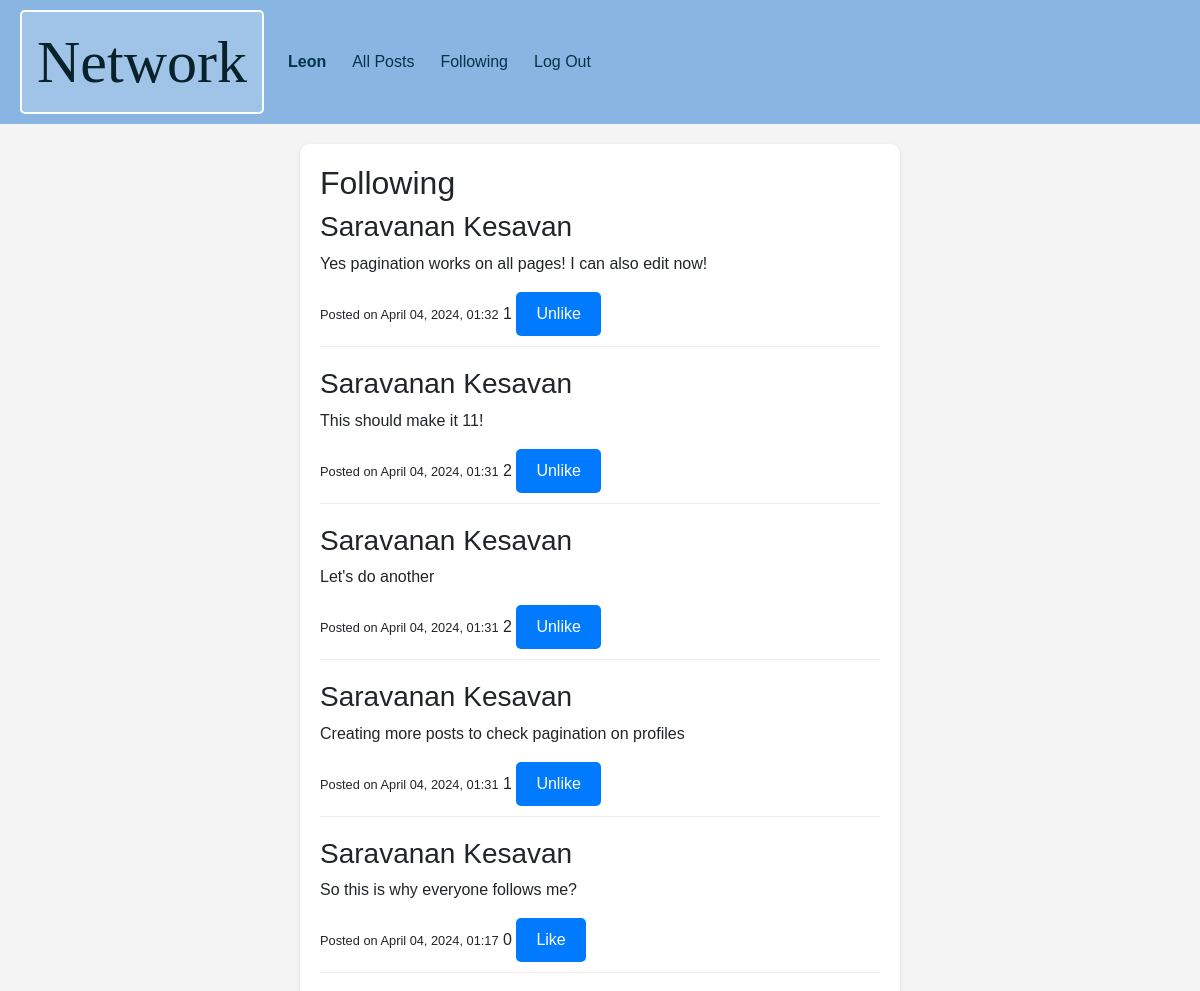
The app's page /following (signed in, upper part), older data.
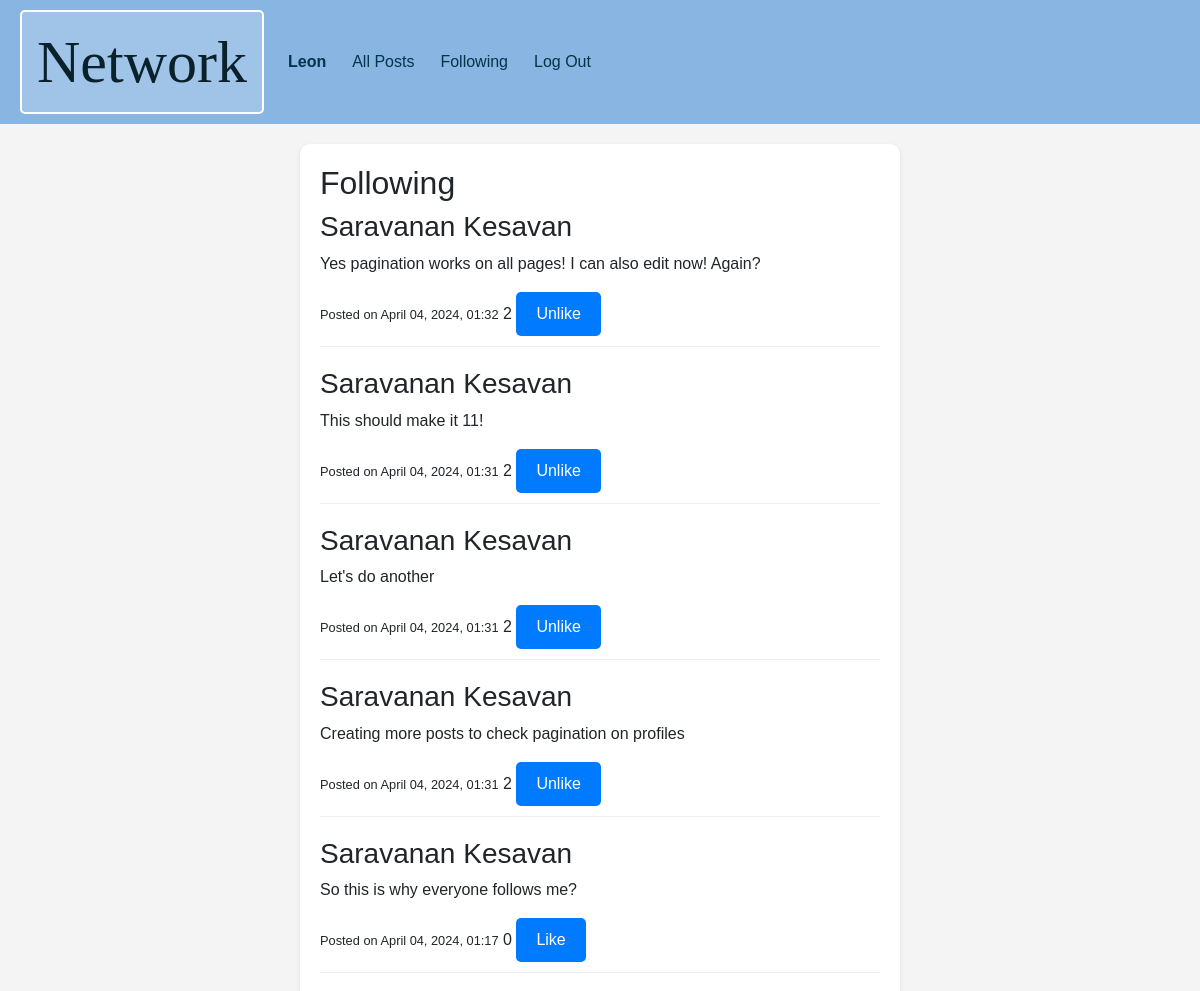
The same page, newer data.
### network/models.py (models this page shows, shortened)
class Post(models.Model):
    content = models.TextField()
    creator = models.ForeignKey(User, on_delete=models.CASCADE, related_name="posts")
    timestamp = models.DateTimeField(auto_now_add=True)
    likes = models.ManyToManyField(User, related_name="liked_posts", blank=True)

class User(AbstractUser):
    followers = models.ManyToManyField('self', symmetrical=False, related_name='following', blank=True)

### network/views.py (the view)
# urls.py: path("following", views.following, name="following"),
@login_required
def following(request):
    user = request.user
    following_users = user.following.all()
    posts_list = Post.objects.filter(creator__in=following_users).order_by('-timestamp')
    paginator = Paginator(posts_list, 10)  # Show 10 posts per page
    page_number = request.GET.get('page')
    posts = paginator.get_page(page_number)
    return render(request, 'network/following.html', {'posts': posts})

### network/templates/network/following.html (shortened to what this page needs)
{% extends "network/layout.html" %}
{% block body %}
    <div class="container">
        <h2>Following</h2>
        {% if posts %}
            {% for post in posts %}
                <div class="post">
                    <h3>{{ post.creator.username }}</h3>
                    <p>{{ post.content }}</p>
                    <small>Posted on {{ post.timestamp|date:"F d, Y, H:i" }}</small>
                    <span id="like-count-{{ post.id }}">{{ post.likes.count }}</span>
                <button class="like-btn" data-post-id="{{ post.id }}" data-liked="{% if user in post.likes.all %}true{% else %}false{% endif %}">
                    {% if user in post.likes.all %}
                        Unlike
                    {% else %}
                        Like
                    {% endif %}
                </button>
                </div>
            {% endfor %}
        {% else %}
            <p>You are not following anyone yet.</p>
        {% endif %}
    </div>
{% endblock %}

Row changes from the older to the newer data that the page shows:
changed Post: content "Yes pagination works on all pages! I can also edit now!" → "Yes pagination works on all pages! I can also edit now! Again?"; likes.count "1" → "2"
computed for Post "Creating more posts to check pagination on profiles": likes.count "1" → "2"
